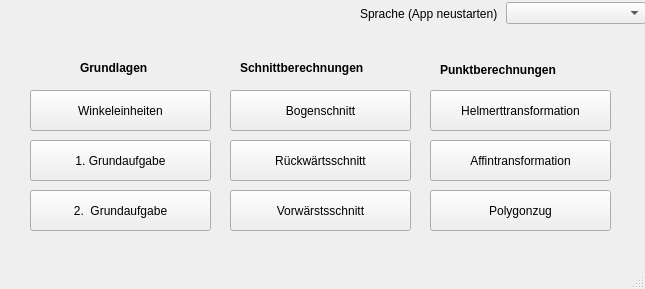
<?xml version="1.0" encoding="UTF-8"?>
<ui version="4.0">
 <class>MainWindow</class>
 <widget class="QMainWindow" name="MainWindow">
  <property name="geometry">
   <rect>
    <x>0</x>
    <y>0</y>
    <width>645</width>
    <height>289</height>
   </rect>
  </property>
  <property name="windowTitle">
   <string>Georechner</string>
  </property>
  <widget class="QWidget" name="centralwidget">
   <widget class="QPushButton" name="Winkel">
    <property name="geometry">
     <rect>
      <x>30</x>
      <y>90</y>
      <width>181</width>
      <height>41</height>
     </rect>
    </property>
    <property name="text">
     <string>Winkeleinheiten</string>
    </property>
   </widget>
   <widget class="QPushButton" name="ersteGrund">
    <property name="geometry">
     <rect>
      <x>30</x>
      <y>140</y>
      <width>181</width>
      <height>41</height>
     </rect>
    </property>
    <property name="text">
     <string>1. Grundaufgabe</string>
    </property>
   </widget>
   <widget class="QPushButton" name="zweiteGrund">
    <property name="geometry">
     <rect>
      <x>30</x>
      <y>190</y>
      <width>181</width>
      <height>41</height>
     </rect>
    </property>
    <property name="text">
     <string>2.  Grundaufgabe</string>
    </property>
   </widget>
   <widget class="QPushButton" name="Bogenschnitt">
    <property name="geometry">
     <rect>
      <x>230</x>
      <y>90</y>
      <width>181</width>
      <height>41</height>
     </rect>
    </property>
    <property name="text">
     <string>Bogenschnitt</string>
    </property>
   </widget>
   <widget class="QPushButton" name="rueckwSchnitt">
    <property name="geometry">
     <rect>
      <x>230</x>
      <y>140</y>
      <width>181</width>
      <height>41</height>
     </rect>
    </property>
    <property name="text">
     <string>Rückwärtsschnitt</string>
    </property>
   </widget>
   <widget class="QPushButton" name="Vorwaertsschn">
    <property name="geometry">
     <rect>
      <x>230</x>
      <y>190</y>
      <width>181</width>
      <height>41</height>
     </rect>
    </property>
    <property name="text">
     <string>Vorwärstsschnitt</string>
    </property>
   </widget>
   <widget class="QPushButton" name="HelmertTrafo">
    <property name="geometry">
     <rect>
      <x>430</x>
      <y>90</y>
      <width>181</width>
      <height>41</height>
     </rect>
    </property>
    <property name="text">
     <string>Helmerttransformation</string>
    </property>
   </widget>
   <widget class="QPushButton" name="AffinTrafo">
    <property name="geometry">
     <rect>
      <x>430</x>
      <y>140</y>
      <width>181</width>
      <height>41</height>
     </rect>
    </property>
    <property name="text">
     <string>Affintransformation</string>
    </property>
   </widget>
   <widget class="QPushButton" name="PolygonzugAngeschl">
    <property name="geometry">
     <rect>
      <x>430</x>
      <y>190</y>
      <width>181</width>
      <height>41</height>
     </rect>
    </property>
    <property name="text">
     <string>Polygonzug</string>
    </property>
   </widget>
   <widget class="QLabel" name="label_2">
    <property name="geometry">
     <rect>
      <x>80</x>
      <y>60</y>
      <width>131</width>
      <height>17</height>
     </rect>
    </property>
    <property name="text">
     <string>&lt;b&gt;Grundlagen&lt;/b&gt;</string>
    </property>
   </widget>
   <widget class="QLabel" name="label_3">
    <property name="geometry">
     <rect>
      <x>240</x>
      <y>60</y>
      <width>181</width>
      <height>17</height>
     </rect>
    </property>
    <property name="text">
     <string>&lt;b&gt;Schnittberechnungen&lt;/b&gt;</string>
    </property>
   </widget>
   <widget class="QLabel" name="label_4">
    <property name="geometry">
     <rect>
      <x>440</x>
      <y>60</y>
      <width>241</width>
      <height>20</height>
     </rect>
    </property>
    <property name="text">
     <string>&lt;b&gt;Punktberechnungen&lt;/b&gt;</string>
    </property>
   </widget>
   <widget class="QWidget" name="">
    <property name="geometry">
     <rect>
      <x>360</x>
      <y>0</y>
      <width>286</width>
      <height>27</height>
     </rect>
    </property>
    <layout class="QHBoxLayout" name="horizontalLayout">
     <item>
      <widget class="QLabel" name="label">
       <property name="text">
        <string>Sprache (App neustarten)</string>
       </property>
      </widget>
     </item>
     <item>
      <widget class="QComboBox" name="lang_comboBox">
       <property name="currentIndex">
        <number>-1</number>
       </property>
       <property name="placeholderText">
        <string/>
       </property>
       <item>
        <property name="text">
         <string>deutsch</string>
        </property>
       </item>
       <item>
        <property name="text">
         <string>französisch</string>
        </property>
       </item>
       <item>
        <property name="text">
         <string>englisch</string>
        </property>
       </item>
      </widget>
     </item>
    </layout>
   </widget>
  </widget>
  <widget class="QMenuBar" name="menubar">
   <property name="geometry">
    <rect>
     <x>0</x>
     <y>0</y>
     <width>645</width>
     <height>22</height>
    </rect>
   </property>
  </widget>
  <widget class="QStatusBar" name="statusbar"/>
 </widget>
 <resources/>
 <connections/>
</ui>
